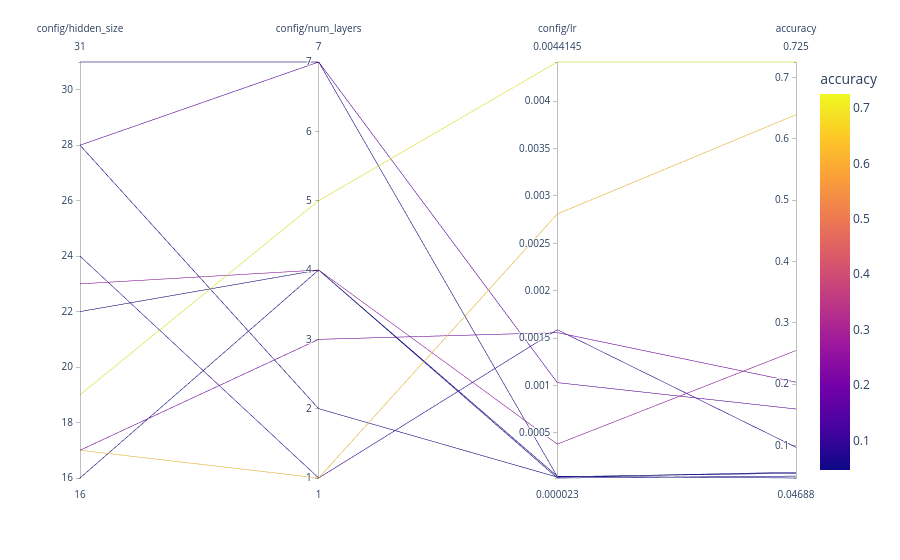

The code cell stored with this chart in its notebook:
### Code cell
visualize.parallel_plot(analysis, columns)

### Figure 1 — Plotly figure (JSON) as saved in the notebook; plotly's stock layout.template omitted (floating-point values rounded to 4 significant figures)
{"data": [{"dimensions": [{"label": "config/hidden_size", "values": [22, 23, 17, 31, 28, 19, 24, 17, 28, 16]}, {"label": "config/num_layers", "values": [4, 4, 1, 7, 2, 5, 1, 3, 7, 4]}, {"label": "config/lr", "values": [2.303e-05, 0.0003808, 0.00281, 3.655e-05, 3.223e-05, 0.004414, 0.001589, 0.001558, 0.00103, 4.118e-05]}, {"label": "accuracy", "values": [0.05, 0.2547, 0.6391, 0.05469, 0.05625, 0.725, 0.09688, 0.2031, 0.1594, 0.04688]}], "domain": {"x": [0, 1], "y": [0, 1]}, "line": {"color": [0.05, 0.2547, 0.6391, 0.05469, 0.05625, 0.725, 0.09688, 0.2031, 0.1594, 0.04688], "coloraxis": "coloraxis"}, "name": "", "type": "parcoords"}], "layout": {"coloraxis": {"colorbar": {"title": {"text": "accuracy"}}, "colorscale": [[0, "#0d0887"], [0.1111, "#46039f"], [0.2222, "#7201a8"], [0.3333, "#9c179e"], [0.4444, "#bd3786"], [0.5556, "#d8576b"], [0.6667, "#ed7953"], [0.7778, "#fb9f3a"], [0.8889, "#fdca26"], [1, "#f0f921"]]}, "legend": {"tracegroupgap": 0}, "margin": {"t": 60}}}
